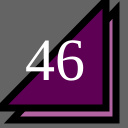
Frame 1 (no input)
Frame 60 (no input): identical to frame 1, image omitted
Frame 120 (the mouse pressed at the canvas centre since frame 60): identical to frame 1, image omitted

The p5.js sketch that drew this single still picture (run headless with seeded random() and noise() and a simulated clock; from frame 60 on, the mouse is pressed at the canvas centre):

// p5.js sketch
// ── sketch.js
function setup() {
  createCanvas(128,128);
}

function draw() {
  background(100);
  strokeWeight(7);
  fill(178, 100, 162);
  triangle(12,120,116,120,116,10);
  fill(94, 0, 84);
  triangle(0,108,106,108,106,0);
  fill(255);
  textSize(60);
  textFont("serif");
  text("46", 25, 80);
}
